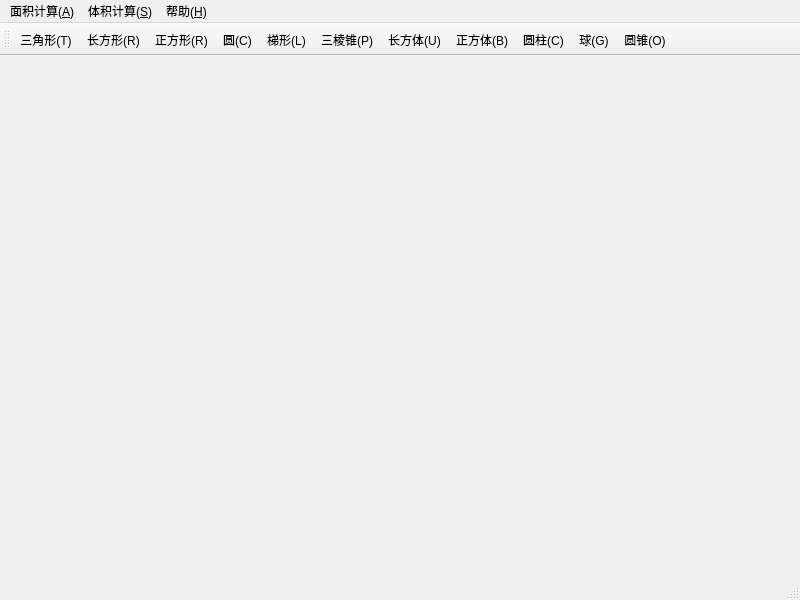
<?xml version="1.0" encoding="UTF-8"?>
<ui version="4.0">
 <class>MainWindow</class>
 <widget class="QMainWindow" name="MainWindow">
  <property name="geometry">
   <rect>
    <x>0</x>
    <y>0</y>
    <width>800</width>
    <height>600</height>
   </rect>
  </property>
  <property name="windowTitle">
   <string>MainWindow</string>
  </property>
  <widget class="QWidget" name="centralwidget"/>
  <widget class="QMenuBar" name="menubar">
   <property name="geometry">
    <rect>
     <x>0</x>
     <y>0</y>
     <width>800</width>
     <height>26</height>
    </rect>
   </property>
   <widget class="QMenu" name="menu">
    <property name="title">
     <string>面积计算(&amp;A)</string>
    </property>
    <addaction name="action_triangle"/>
    <addaction name="action_rectangle"/>
    <addaction name="action_square"/>
    <addaction name="action_circle"/>
    <addaction name="action_trapezoid"/>
    <addaction name="separator"/>
    <addaction name="action_exit"/>
   </widget>
   <widget class="QMenu" name="menu_S">
    <property name="title">
     <string>体积计算(&amp;S)</string>
    </property>
    <addaction name="action_triangular"/>
    <addaction name="action_cuboid"/>
    <addaction name="action_cube"/>
    <addaction name="action_cylinder"/>
    <addaction name="action_globe"/>
    <addaction name="action_cone"/>
    <addaction name="separator"/>
   </widget>
   <widget class="QMenu" name="menu_H">
    <property name="title">
     <string>帮助(&amp;H)</string>
    </property>
   </widget>
   <addaction name="menu"/>
   <addaction name="menu_S"/>
   <addaction name="menu_H"/>
  </widget>
  <widget class="QStatusBar" name="statusbar"/>
  <widget class="QToolBar" name="toolBar">
   <property name="windowTitle">
    <string>toolBar</string>
   </property>
   <attribute name="toolBarArea">
    <enum>TopToolBarArea</enum>
   </attribute>
   <attribute name="toolBarBreak">
    <bool>false</bool>
   </attribute>
   <addaction name="action_triangle"/>
   <addaction name="action_rectangle"/>
   <addaction name="action_square"/>
   <addaction name="action_circle"/>
   <addaction name="action_trapezoid"/>
   <addaction name="action_triangular"/>
   <addaction name="action_cuboid"/>
   <addaction name="action_cube"/>
   <addaction name="action_cylinder"/>
   <addaction name="action_globe"/>
   <addaction name="action_cone"/>
  </widget>
  <action name="action_triangle">
   <property name="icon">
    <iconset resource="image/meun.qrc">
     <normaloff>:/triangle.png</normaloff>:/triangle.png</iconset>
   </property>
   <property name="text">
    <string>三角形(&amp;T)</string>
   </property>
   <property name="toolTip">
    <string>三角形(&amp;T)</string>
   </property>
   <property name="shortcut">
    <string>Ctrl+T</string>
   </property>
  </action>
  <action name="action_rectangle">
   <property name="icon">
    <iconset resource="image/meun.qrc">
     <normaloff>:/rectangle.png</normaloff>:/rectangle.png</iconset>
   </property>
   <property name="text">
    <string>长方形(&amp;R)</string>
   </property>
   <property name="toolTip">
    <string>长方形(&amp;R)</string>
   </property>
   <property name="shortcut">
    <string>Ctrl+R</string>
   </property>
  </action>
  <action name="action_square">
   <property name="icon">
    <iconset resource="image/meun.qrc">
     <normaloff>:/square.png</normaloff>:/square.png</iconset>
   </property>
   <property name="text">
    <string>正方形(&amp;R)</string>
   </property>
   <property name="toolTip">
    <string>正方形(&amp;R)</string>
   </property>
   <property name="shortcut">
    <string>Ctrl+R</string>
   </property>
  </action>
  <action name="action_circle">
   <property name="icon">
    <iconset resource="image/meun.qrc">
     <normaloff>:/circle.png</normaloff>:/circle.png</iconset>
   </property>
   <property name="text">
    <string>圆(&amp;C)</string>
   </property>
   <property name="toolTip">
    <string>圆(&amp;C)</string>
   </property>
   <property name="shortcut">
    <string>Ctrl+C</string>
   </property>
  </action>
  <action name="action_trapezoid">
   <property name="icon">
    <iconset resource="image/meun.qrc">
     <normaloff>:/trapezoid.png</normaloff>:/trapezoid.png</iconset>
   </property>
   <property name="text">
    <string>梯形(&amp;L)</string>
   </property>
   <property name="toolTip">
    <string>梯形(&amp;L)</string>
   </property>
   <property name="shortcut">
    <string>Ctrl+L</string>
   </property>
  </action>
  <action name="action_exit">
   <property name="icon">
    <iconset resource="image/meun.qrc">
     <normaloff>:/exit.png</normaloff>:/exit.png</iconset>
   </property>
   <property name="text">
    <string>退出(&amp;X)</string>
   </property>
   <property name="toolTip">
    <string>退出(&amp;X)</string>
   </property>
   <property name="shortcut">
    <string>Ctrl+X</string>
   </property>
  </action>
  <action name="action_triangular">
   <property name="icon">
    <iconset resource="image/meun.qrc">
     <normaloff>:/triangulapyramid.png</normaloff>:/triangulapyramid.png</iconset>
   </property>
   <property name="text">
    <string>三棱锥(&amp;P)</string>
   </property>
   <property name="toolTip">
    <string>三棱锥(&amp;P)</string>
   </property>
   <property name="shortcut">
    <string>Ctrl+P</string>
   </property>
  </action>
  <action name="action_cuboid">
   <property name="icon">
    <iconset resource="image/meun.qrc">
     <normaloff>:/cuboid.png</normaloff>:/cuboid.png</iconset>
   </property>
   <property name="text">
    <string>长方体(&amp;U)</string>
   </property>
   <property name="toolTip">
    <string>长方体(&amp;U)</string>
   </property>
   <property name="shortcut">
    <string>Ctrl+U</string>
   </property>
  </action>
  <action name="action_cube">
   <property name="icon">
    <iconset resource="image/meun.qrc">
     <normaloff>:/cude.png</normaloff>:/cude.png</iconset>
   </property>
   <property name="text">
    <string>正方体(&amp;B)</string>
   </property>
   <property name="toolTip">
    <string>正方体(&amp;B)</string>
   </property>
   <property name="shortcut">
    <string>Ctrl+B</string>
   </property>
  </action>
  <action name="action_cylinder">
   <property name="icon">
    <iconset resource="image/meun.qrc">
     <normaloff>:/cylinder.png</normaloff>:/cylinder.png</iconset>
   </property>
   <property name="text">
    <string>圆柱(&amp;C)</string>
   </property>
   <property name="toolTip">
    <string>圆柱(&amp;C)</string>
   </property>
   <property name="shortcut">
    <string>Ctrl+I</string>
   </property>
  </action>
  <action name="action_globe">
   <property name="icon">
    <iconset resource="image/meun.qrc">
     <normaloff>:/globe.png</normaloff>:/globe.png</iconset>
   </property>
   <property name="text">
    <string>球(&amp;G)</string>
   </property>
   <property name="toolTip">
    <string>球(&amp;G)</string>
   </property>
   <property name="shortcut">
    <string>Ctrl+G</string>
   </property>
  </action>
  <action name="action_cone">
   <property name="icon">
    <iconset resource="image/meun.qrc">
     <normaloff>:/cone.png</normaloff>:/cone.png</iconset>
   </property>
   <property name="text">
    <string>圆锥(&amp;O)</string>
   </property>
   <property name="toolTip">
    <string>圆锥(&amp;O)</string>
   </property>
   <property name="shortcut">
    <string>Ctrl+O</string>
   </property>
  </action>
 </widget>
 <resources>
  <include location="image/meun.qrc"/>
  <include location="image/meun.qrc"/>
 </resources>
 <connections/>
</ui>
